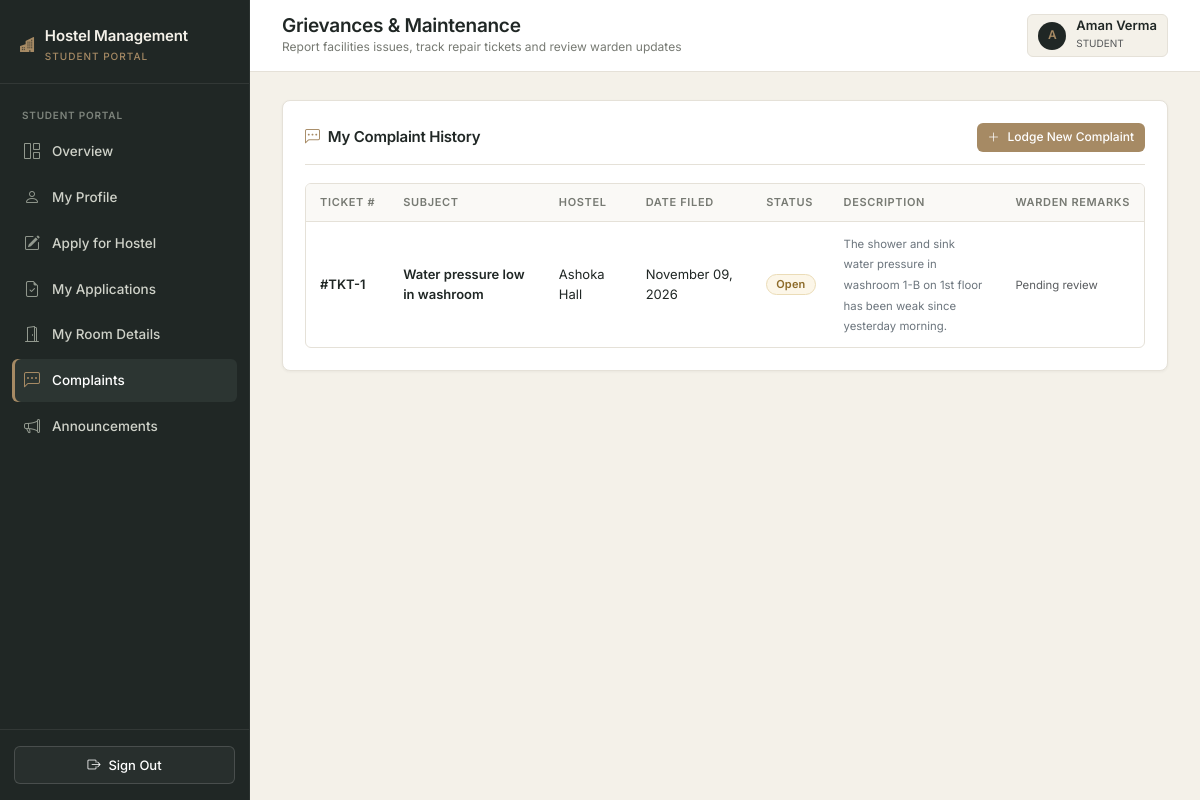
Screenshot of /student/complaints (signed in) with the database file from the repository.
### app/models.py (models this page shows, shortened)
class User(UserMixin, db.Model):
    __tablename__ = "users"
    id = db.Column(db.Integer, primary_key=True)
    name = db.Column(db.String(100), nullable=False)
    email = db.Column(db.String(120), unique=True, nullable=False, index=True)
    password_hash = db.Column(db.String(255), nullable=False)
    role = db.Column(db.Enum("student", "warden", "admin", name="user_roles"), nullable=False)
    created_at = db.Column(db.DateTime, default=datetime.utcnow, nullable=False)
    student = db.relationship("Student", backref="user", uselist=False, cascade="all, delete-orphan")
    warden = db.relationship("Warden", backref="user", uselist=False, cascade="all, delete-orphan")

class Complaint(db.Model):
    __tablename__ = "complaints"
    id = db.Column(db.Integer, primary_key=True)
    student_id = db.Column(db.Integer, db.ForeignKey("students.id", ondelete="CASCADE"), nullable=False)
    hostel_id = db.Column(db.Integer, db.ForeignKey("hostels.id", ondelete="SET NULL"), nullable=True)
    complaint_title = db.Column(db.String(150), nullable=False)
    description = db.Column(db.Text, nullable=False)
    complaint_date = db.Column(db.DateTime, default=datetime.utcnow, nullable=False)
    status = db.Column(db.Enum("Open", "In Progress", "Resolved", "Closed", name="complaint_status"), default="Open", nullable=False)
    warden_remarks = db.Column(db.String(255))

class Hostel(db.Model):
    __tablename__ = "hostels"
    id = db.Column(db.Integer, primary_key=True)
    hostel_name = db.Column(db.String(100), unique=True, nullable=False)
    hostel_type = db.Column(db.Enum("Boys", "Girls", "Co-ed", name="hostel_types"), nullable=False)
    address = db.Column(db.String(255), nullable=False)
    total_rooms = db.Column(db.Integer, default=0, nullable=False)
    description = db.Column(db.Text)
    rooms = db.relationship("Room", backref="hostel", cascade="all, delete-orphan", lazy="dynamic")
    wardens = db.relationship("Warden", backref="hostel", lazy="dynamic")
    complaints = db.relationship("Complaint", backref="hostel", lazy="dynamic")
    announcements = db.relationship("Announcement", backref="hostel", lazy="dynamic")

### app/student/routes.py (the view, shortened to what this page needs)
@bp.route("/complaints", methods=["GET", "POST"])
@login_required
@role_required("student")
def complaints():
    student = get_current_student()
    form = ComplaintForm()
    hostels = Hostel.query.all()
    form.hostel_id.choices = [(0, "Select Related Hostel (Optional)")] + [(h.id, h.hostel_name) for h in hostels]
    active_alloc = student.active_allocation
    if request.method == "GET" and active_alloc and active_alloc.room:
        form.hostel_id.data = active_alloc.room.hostel_id
    my_complaints = student.complaints.order_by(Complaint.complaint_date.desc()).all()
    return render_template("student/complaints.html", student=student, complaints=my_complaints, form=form)

### app/__init__.py (called while the page is built)
@login_manager.user_loader
def load_user(user_id):
    from .models import User
    return db.session.get(User, int(user_id))

### app/models.py (called while the page is built)
    @property
    def active_allocation(self):
        return self.allocations.filter(Allocation.status.in_(["Allocated", "Checked-In"])).first()

### app/student/routes.py (called while the page is built)
def get_current_student():
    student = Student.query.filter_by(user_id=current_user.id).first()
    if not student:
        abort(404, description="Student profile not found.")
    return student

### app/templates/student/complaints.html (shortened to what this page needs)
{% extends "shared/base.html" %}
{% block page_title %}Grievances & Maintenance{% endblock %}
{% block page_subtitle %}Report facilities issues, track repair tickets and review warden updates{% endblock %}
{% block content %}
<div class="content-panel">
  <div class="panel-header">
    <h2 class="panel-title"><i class="bi bi-chat-left-dots text-warning" style="color: var(--accent-bronze) !important;"></i> My Complaint History</h2>
    <button class="btn-custom btn-bronze btn-sm-custom" data-bs-toggle="modal" data-bs-target="#newComplaintModal">
      <i class="bi bi-plus-lg"></i> Lodge New Complaint
    </button>
  </div>
  {% if complaints %}
    <div class="table-responsive-wrapper">
      <table class="custom-table">
        <thead>
          <tr>
            <th>Ticket #</th>
            <th>Subject</th>
            <th>Hostel</th>
            <th>Date Filed</th>
            <th>Status</th>
            <th>Description</th>
            <th>Warden Remarks</th>
          </tr>
        </thead>
        <tbody>
          {% for c in complaints %}
            <tr>
              <td class="fw-semibold">#TKT-{{ c.id }}</td>
              <td class="fw-semibold">{{ c.complaint_title }}</td>
              <td>{{ c.hostel.hostel_name if c.hostel else 'General' }}</td>
              <td>{{ c.complaint_date.strftime('%B %d, %Y') }}</td>
              <td>{{ c.status|status_badge|safe }}</td>
              <td style="max-width: 250px;">
                <span class="text-secondary small">{{ c.description }}</span>
              </td>
              <td style="max-width: 200px;">
                {% if c.warden_remarks %}
                  <span class="text-dark small">{{ c.warden_remarks }}</span>
                {% else %}
                  <span class="text-muted small">Pending review</span>
                {% endif %}
              </td>
            </tr>
          {% endfor %}
        </tbody>
      </table>
    </div>
  {% endif %}
</div>
{% endblock %}

### app/templates/shared/base.html (shortened to what this page needs)
<!DOCTYPE html>
<html lang="en">
<head>
  <link rel="stylesheet" href="https://cdn.jsdelivr.net/npm/bootstrap@5.3.3/dist/css/bootstrap.min.css">
  <link rel="stylesheet" href="https://cdn.jsdelivr.net/npm/bootstrap-icons@1.11.3/font/bootstrap-icons.min.css">
  <link rel="stylesheet" href="{{ url_for('static', filename='css/main.css') }}">
</head>
<body>
{% if current_user.is_authenticated %}
  <div class="app-wrapper">
    <aside class="app-sidebar">
      <div class="sidebar-header">
        <div class="sidebar-brand">
          <i class="bi bi-buildings-fill text-warning" style="color: var(--accent-bronze) !important;"></i>
          <div>
            <div>Hostel Management</div>
            <small>{{ current_user.role }} portal</small>
          </div>
        </div>
      </div>
      <nav class="sidebar-nav">
        {% if current_user.role == 'admin' %}
          <div class="nav-section-title">Institutional Overview</div>
          <a href="{{ url_for('admin.overview') }}" class="{{ 'active' if request.endpoint == 'admin.overview' else '' }}">
            <i class="bi bi-grid-1x2"></i> Overview
          </a>
          <a href="{{ url_for('admin.sheets') }}" class="{{ 'active' if request.endpoint == 'admin.sheets' else '' }}">
            <i class="bi bi-table"></i> Live Database Sheet
          </a>
          <div class="nav-section-title">Accommodations</div>
          <a href="{{ url_for('admin.hostels') }}" class="{{ 'active' if request.endpoint == 'admin.hostels' else '' }}">
            <i class="bi bi-building"></i> Hostels
          </a>
          <a href="{{ url_for('admin.rooms') }}" class="{{ 'active' if request.endpoint == 'admin.rooms' else '' }}">
            <i class="bi bi-door-open"></i> Rooms & Beds
          </a>
          <a href="{{ url_for('admin.allocations') }}" class="{{ 'active' if request.endpoint == 'admin.allocations' else '' }}">
            <i class="bi bi-key"></i> Room Allocation
          </a>
          <div class="nav-section-title">Admissions & Students</div>
          <a href="{{ url_for('admin.applications') }}" class="{{ 'active' if request.endpoint == 'admin.applications' else '' }}">
            <i class="bi bi-file-earmark-text"></i> Applications
          </a>
          <a href="{{ url_for('admin.students') }}" class="{{ 'active' if request.endpoint == 'admin.students' else '' }}">
            <i class="bi bi-people"></i> Students
          </a>
          <a href="{{ url_for('admin.wardens') }}" class="{{ 'active' if request.endpoint == 'admin.wardens' else '' }}">
            <i class="bi bi-person-badge"></i> Wardens
          </a>
          <div class="nav-section-title">Administration</div>
          <a href="{{ url_for('admin.complaints') }}" class="{{ 'active' if request.endpoint == 'admin.complaints' else '' }}">
            <i class="bi bi-chat-left-dots"></i> Complaints
          </a>
          <a href="{{ url_for('admin.announcements') }}" class="{{ 'active' if request.endpoint == 'admin.announcements' else '' }}">
            <i class="bi bi-megaphone"></i> Announcements
          </a>
          <a href="{{ url_for('admin.reports') }}" class="{{ 'active' if request.endpoint == 'admin.reports' else '' }}">
            <i class="bi bi-bar-chart"></i> Reports
          </a>
          <a href="{{ url_for('admin.settings') }}" class="{{ 'active' if request.endpoint == 'admin.settings' else '' }}">
            <i class="bi bi-gear-wide-connected"></i> Settings
          </a>
        {% else %}
          <div class="nav-section-title">Student Portal</div>
          <a href="{{ url_for('student.overview') }}" class="{{ 'active' if request.endpoint == 'student.overview' else '' }}">
            <i class="bi bi-grid-1x2"></i> Overview
          </a>
          <a href="{{ url_for('student.profile') }}" class="{{ 'active' if request.endpoint == 'student.profile' else '' }}">
            <i class="bi bi-person"></i> My Profile
          </a>
          <a href="{{ url_for('student.apply') }}" class="{{ 'active' if request.endpoint == 'student.apply' else '' }}">
            <i class="bi bi-pencil-square"></i> Apply for Hostel
          </a>
          <a href="{{ url_for('student.applications') }}" class="{{ 'active' if request.endpoint == 'student.applications' else '' }}">
            <i class="bi bi-file-earmark-check"></i> My Applications
          </a>
          <a href="{{ url_for('student.room') }}" class="{{ 'active' if request.endpoint == 'student.room' else '' }}">
            <i class="bi bi-door-open"></i> My Room Details
          </a>
          <a href="{{ url_for('student.complaints') }}" class="{{ 'active' if request.endpoint == 'student.complaints' else '' }}">
            <i class="bi bi-chat-left-dots"></i> Complaints
          </a>
          <a href="{{ url_for('student.announcements') }}" class="{{ 'active' if request.endpoint == 'student.announcements' else '' }}">
            <i class="bi bi-megaphone"></i> Announcements
          </a>
        {% endif %}
      </nav>
      <div class="sidebar-footer">
        <a href="{{ url_for('auth.logout') }}" class="btn-custom btn-outline-custom w-100 justify-content-center text-white" style="border-color: rgba(255,255,255,0.15); background: rgba(255,255,255,0.04);">
          <i class="bi bi-box-arrow-right"></i> Sign Out
        </a>
      </div>
    </aside>
    <div class="app-main">
      <header class="app-topbar">
        <div class="d-flex align-items-center gap-3">
          <div class="topbar-title">
            <h1>{% block page_title %}Dashboard{% endblock %}</h1>
            <div class="breadcrumb-sub">{% block page_subtitle %}{{ college_name }}{% endblock %}</div>
          </div>
        </div>
        <div class="topbar-actions">
          <div class="user-profile-badge">
            <div class="user-avatar">{{ current_user.name[:1] }}</div>
            <div>
              <div class="fw-semibold lh-1">{{ current_user.name }}</div>
              <small class="text-muted text-uppercase" style="font-size: 10px;">{{ current_user.role }}</small>
            </div>
          </div>
        </div>
      </header>
      <div class="app-content">
        {% block content %}{% endblock %}
      </div>
    </div>
  </div>
{% endif %}
</body>
</html>

### rows the page displays
User: role "STUDENT", name "A", name "Aman Verma"
Complaint: id "1", complaint_title "Water pressure low in washroom", hostel "Ashoka Hall", complaint_date "November 09, 2026", status|status_badge "Open", description "The shower and sink water pressure in washroom 1-B on 1st floor has been weak since yesterday morning.", shows "Pending review"
